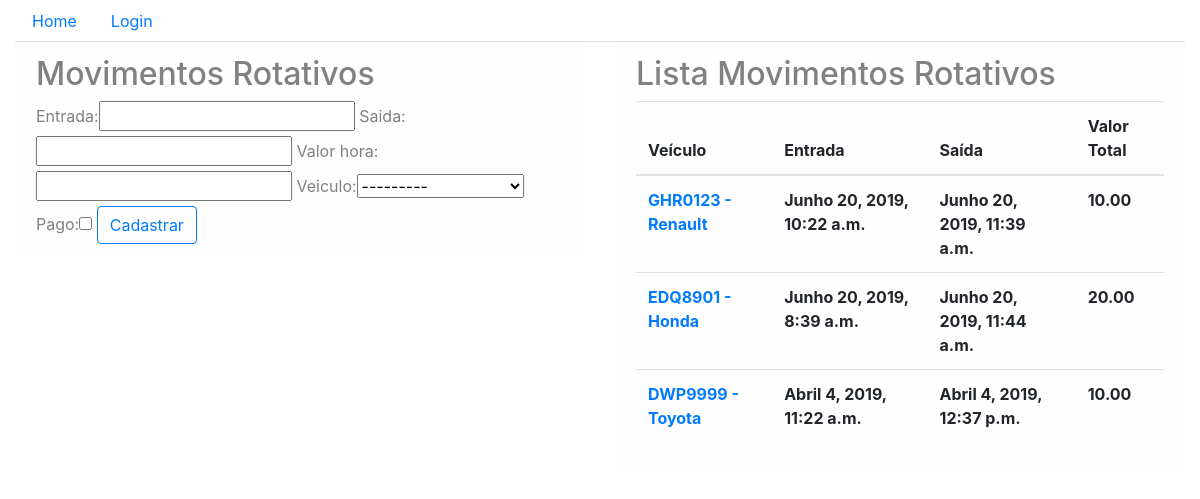
Screenshot of /core/mov_rotativos/ with the database file from the repository.
### core/models.py (models this page shows)
class MovtoRotativo(models.Model):
    entrada = models.DateTimeField(auto_now=False)
    saida = models.DateTimeField(auto_now=False, null=True, blank=True)
    valor_hora = models.DecimalField(max_digits=5, decimal_places=2)
    veiculo = models.ForeignKey('Veiculo', on_delete=models.CASCADE)
    pago = models.BooleanField(default=False)
    def horas_total(self):
        saida = self.saida if self.saida is not None else self.entrada
        return math.ceil((saida - self.entrada).total_seconds() / 3600)
    def valor_total(self):
        return self.valor_hora * self.horas_total()
    def __str__(self):
        return f'{self.veiculo}'

class Veiculo(models.Model):
    proprietario = models.ForeignKey('Pessoa', on_delete=models.CASCADE)
    marca = models.ForeignKey('Marca', on_delete=models.CASCADE)
    placa = models.CharField(max_length=10)
    cor = models.ForeignKey('CorVeiculo', on_delete=models.CASCADE)
    observacoes = models.TextField(blank=True)
    def __str__(self):
        return f'{self.placa} - {self.marca}'

class Marca(models.Model):
    descricao = models.CharField(max_length=30)
    def __str__(self):
        return f'{self.descricao}'

### core/views.py (the view)
def lista_mov_rotativos(request):
    mov_rotativos = MovtoRotativo.objects.all()
    form = MovtoRotativoForm()
    dados = {'mov_rotativos': mov_rotativos, 'form': form}
    return render(request, 'core/lista_mov_rotativos.html', dados)

### core/forms.py
class MovtoRotativoForm(ModelForm):
    class Meta:
        model = MovtoRotativo
        fields = '__all__'

### core/templates/core/lista_mov_rotativos.html (shortened to what this page needs)
{% extends "base.html" %}
{% load bootstrap %}
{% block menu %}
    <ul class="nav nav-tabs">
        <li class="nav-item">
            <a class="nav-link" href="{% url 'core_home' %}">Home</a>
        </li>
        {% if user.is_authenticated %}
            <li class="nav-item dropdown">
                <a class="nav-link dropdown-toggle" data-toggle="dropdown" href="#" role="button" aria-haspopup="true" aria-expanded="false">Lançamentos</a>
                <div class="dropdown-menu">
                <a class="dropdown-item" href="{% url 'core_lista_pessoas' %}">Pessoas</a>
                <div class="dropdown-divider"></div>
                <a class="dropdown-item" href="{% url 'core_lista_marcas' %}">Marcas</a>
                <a class="dropdown-item" href="{% url 'core_lista_cores' %}">Cores Veículos</a>
                <a class="dropdown-item" href="{% url 'core_lista_veiculos' %}">Veículos</a>
                <div class="dropdown-divider"></div>
                <a class="dropdown-item" href="{% url 'core_lista_mov_rotativos' %}">Movimentos Rotativos</a>
                </div>
            </li>
            <li class="nav-item">
                <a class="nav-link disabled" href="">Olá, {{ user }}</a>
            </li>
            <li class="nav-item">
                <a class="nav-link" href="{% url 'logout' %}">Logout</a>
            </li>
        {% else %}
            <li class="nav-item">
                <a class="nav-link" href="{% url 'login' %}">Login</a>
            </li>
        {% endif %}
    </ul>
{% endblock menu %}
{% block main %}
    <div class="row">
        <div class="col-sm-6">
            <div class="alert alert-light" role="alert">
                <h2>Movimentos Rotativos</h2>
                <form action="{% url 'core_mov_rotativo_novo' %}" method="POST">
                    {{ form|bootstrap }}
                    <button type="submit" class="btn btn-outline-primary">Cadastrar</button>
                </form>
            </div>
        </div>
        <div class="col-sm-6">
            <div class="alert alert-light" role="alert">
                <h2>Lista Movimentos Rotativos</h2>
                <table class="table table-hover">
                    <thead>
                        <tr>
                            <th scope="col">Veículo</th>
                            <th scope="col">Entrada</th>
                            <th scope="col">Saída</th>
                            <th scope="col">Valor Total</th>
                        </tr>
                    </thead>
                    <tbody>
                        {% for mov_rotativo in mov_rotativos %}
                            <tr>
                                <th scope="row">
                                    <a href="{% url 'core_mov_rotativo_update' mov_rotativo.id %}"> {{ mov_rotativo }} </a>
                                </th>
                                <th>{{ mov_rotativo.entrada }}</th>
                                <th>{{ mov_rotativo.saida }}</th>
                                <th>{{ mov_rotativo.valor_total }}</th>
                            </tr>
                        {% endfor %}
                    </tbody>
                </table>
            </div>
        </div>
    </div>
{% endblock main %}

### rows the page displays
MovtoRotativo: veiculo.descricao "GHR0123 - Renault", entrada "Junho 20, 2019, 10:22 a.m.", saida "Junho 20, 2019, 11:39 a.m.", valor_total "10.00"
MovtoRotativo: veiculo.descricao "EDQ8901 - Honda", entrada "Junho 20, 2019, 8:39 a.m.", saida "Junho 20, 2019, 11:44 a.m.", valor_total "20.00"
MovtoRotativo: veiculo.descricao "DWP9999 - Toyota", entrada "Abril 4, 2019, 11:22 a.m.", saida "Abril 4, 2019, 12:37 p.m.", valor_total "10.00"
